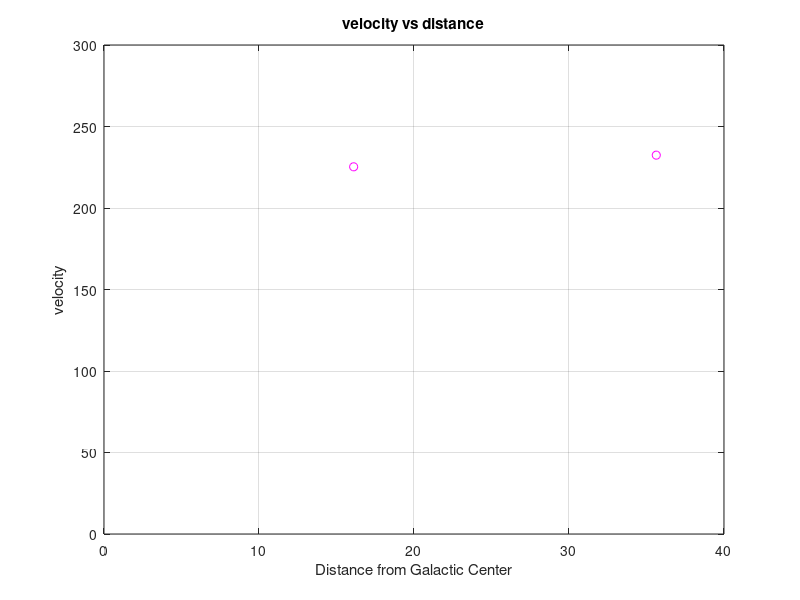

MATLAB code to generate this figure:
#rotational curve meashurements

format long #"format long" for precition
c = 299792458;             # l = [35 50 65]  zenith l = 50
f0 = 1420.4057517667 ;     # f1= 1420.4411504425, fc = 1420.5203125
#oort constants A and B    # f2= 1420.608203125
A = 15.3                   # 
B = -11.9                  # l = [44 59 74]  12deg l = 59
V0 = 220                   # f1= 1420.4421875, fc = 1420.53984375
R0 = 8.5                   # f2= 1420.6375
W0 = (V0/R0)               #
                           # l = [55 70 85]  18deg l = 70
# change this f            # f1= 1420.4421875, fc = 1420.549609375
 f =1420.66238938052          # f2= 1420.647265625
                           #
                           # l = [60 75 89.9]  23deg l = 75
#freq = f;                 # f1= 1420.4421875, fc = 1420.559375
  #doppler_shift           # f2= 1420.66238938052      
vs= ((((f0/f)*c)-c)/1000)  
 
   
vr_list = [vs]       #vr = rotational velocity of cloud
l1 = [60 75 89.9]
l_list = [90-l1]      # this is for cos(l) l= 90-l

for idx=1:length(l_list)
l =l_list(idx);

vr = vr_list/sind(l);

# d = distance from sun to cloud
d = vr /(A*sind(2*l)) ;
#d2 = (abs(d))   # sometime d maybe negative
# vt = tangential velocity of cloud
vt = d*((A*cosd(2*l))+B);
ur = vr+ (V0*sind(l));
ut = vt+ (V0*cosd(l));
# V = total velocity calculated by propermotion method
V(idx) = sqrt((ur)^2 + (ut)^2)
# R = distance from Galactic center to cloud
R(idx) = sqrt((R0^2)+(d^2)-(2*R0*d*cosd(l)))
end
a=transpose(V)
#save -text data_sin(90-l)_l_75_V3.dat a;
b=transpose(R)
#save -text data_sin(90-l)_l_75_R3.dat b;
plot(R,V,'om')#,xlim([0 30]),ylim([0 300]);
xlim([0 40]);
ylim([0 300]);
grid on
title ("velocity vs distance");
xlabel("Distance from Galactic Center");
ylabel("velocity");
hold on
clear
#legend ({"l = 50","l = 59","l = 70","l = 75"}, "location", "east")